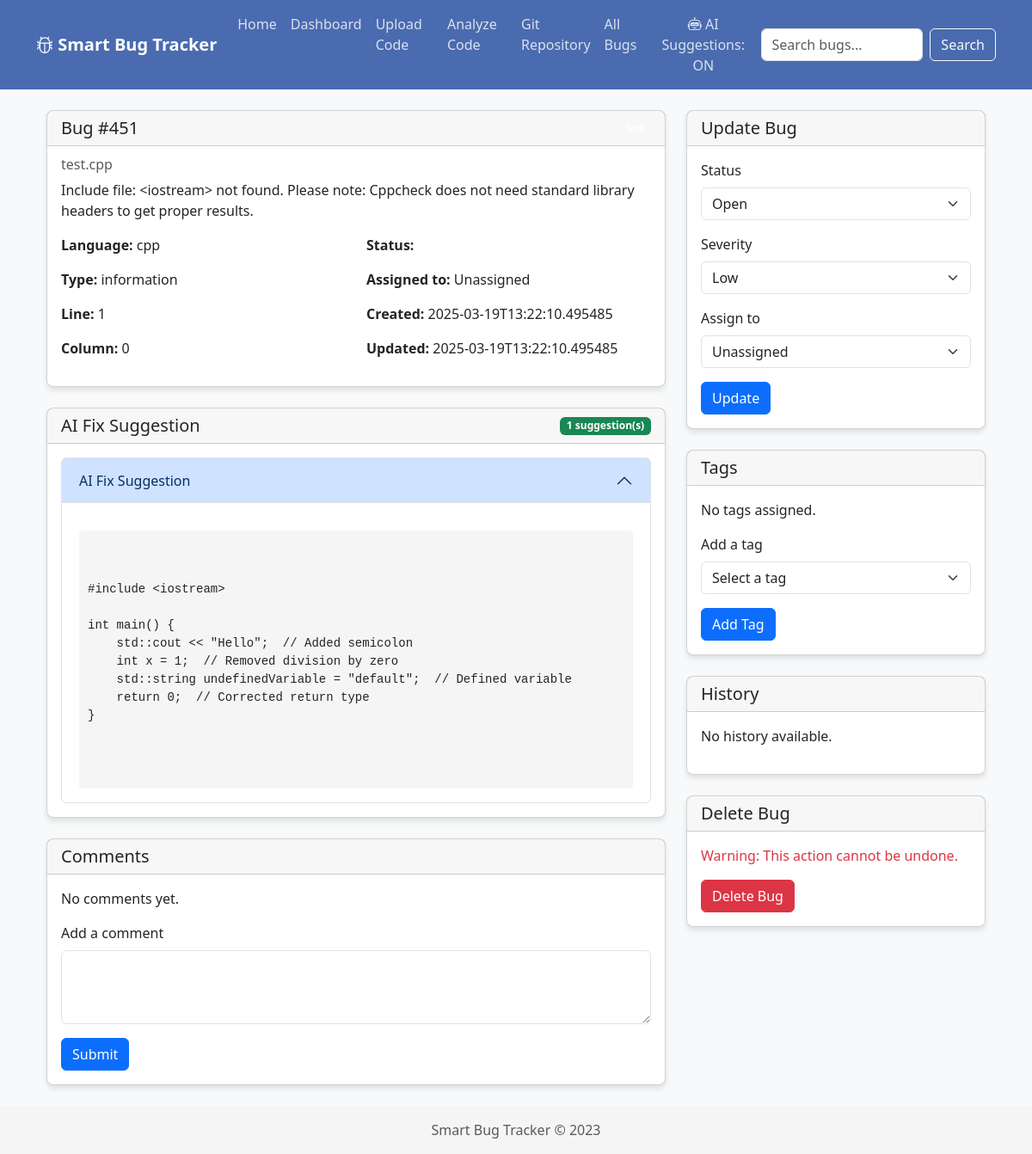
The page /bug/451 on the database its author committed.
### tables this page shows
CREATE TABLE bugs (
  id INTEGER PRIMARY KEY AUTOINCREMENT,
  file_path TEXT NOT NULL,
  language TEXT NOT NULL,
  line_number INTEGER NOT NULL,
  column_number INTEGER NOT NULL,
  message TEXT NOT NULL,
  type TEXT NOT NULL,
  severity TEXT NOT NULL,
  status TEXT NOT NULL DEFAULT 'open',
  assigned_to INTEGER,
  created_at TEXT NOT NULL,
  updated_at TEXT NOT NULL,
  FOREIGN KEY (assigned_to) REFERENCES users (id)
);

CREATE TABLE suggested_fixes (
    id INTEGER PRIMARY KEY AUTOINCREMENT,
    bug_id INTEGER NOT NULL,
    language TEXT,
    suggestion TEXT NOT NULL,
    code_example TEXT,
    FOREIGN KEY (bug_id) REFERENCES bugs (id)
);

### app.py (the view, shortened to what this page needs)
@app.route('/bug/<int:bug_id>')
def bug_detail(bug_id):
    conn = get_db_connection()
    bug = conn.execute(
        'SELECT bugs.*, users.username as assigned_to_name FROM bugs LEFT JOIN users ON bugs.assigned_to = users.id WHERE bugs.id = ?',
        (bug_id,)
    ).fetchone()
    if not bug:
        flash('Bug not found')
        return redirect(url_for('bugs_list'))
    fixes = conn.execute(
        'SELECT * FROM suggested_fixes WHERE bug_id = ?',
        (bug_id,)
    ).fetchall()
    comments = conn.execute(
        'SELECT bug_comments.*, users.username FROM bug_comments JOIN users ON bug_comments.user_id = users.id WHERE bug_id = ? ORDER BY created_at',
        (bug_id,)
    ).fetchall()
    history = conn.execute(
        'SELECT bug_history.*, users.username FROM bug_history LEFT JOIN users ON bug_history.user_id = users.id WHERE bug_id = ? ORDER BY created_at DESC',
        (bug_id,)
    ).fetchall()
    tags = conn.execute(
        'SELECT tags.* FROM tags JOIN bug_tags ON tags.id = bug_tags.tag_id WHERE bug_tags.bug_id = ?',
        (bug_id,)
    ).fetchall()
    all_tags = conn.execute('SELECT * FROM tags ORDER BY name').fetchall()
    users = conn.execute('SELECT * FROM users ORDER BY username').fetchall()
    conn.close()
    return render_template(
        'bug_detail.html',
        bug=bug,
        fixes=fixes,
        comments=comments,
        history=history,
        tags=tags,
        all_tags=all_tags,
        users=users
    )

### templates/bug_detail.html (shortened to what this page needs)
{% extends "layout.html" %}
{% block content %}
<div class="container mt-4">
    <div class="row">
        <div class="col-md-8">
            <div class="card mb-4">
                <div class="card-header d-flex justify-content-between align-items-center">
                    <h5 class="mb-0">Bug #{{ bug.id }}</h5>
                    <span class="badge bg-{{ bug.severity }}">{{ bug.severity }}</span>
                </div>
                <div class="card-body">
                    <h6 class="card-subtitle mb-2 text-muted">{{ bug.file_path }}</h6>
                    <p class="card-text">{{ bug.message }}</p>
                    <div class="row">
                        <div class="col-md-6">
                            <p><strong>Language:</strong> {{ bug.language }}</p>
                            <p><strong>Type:</strong> {{ bug.type }}</p>
                            <p><strong>Line:</strong> {{ bug.line_number }}</p>
                            <p><strong>Column:</strong> {{ bug.column_number }}</p>
                        </div>
                        <div class="col-md-6">
                            <p><strong>Status:</strong> <span class="badge bg-{{ bug.status }}">{{ bug.status }}</span></p>
                            <p><strong>Assigned to:</strong> {{ bug.assigned_to_name or 'Unassigned' }}</p>
                            <p><strong>Created:</strong> {{ bug.created_at }}</p>
                            <p><strong>Updated:</strong> {{ bug.updated_at }}</p>
                        </div>
                    </div>
                </div>
            </div>
            <div class="card mb-4">
                <div class="card-header d-flex justify-content-between align-items-center">
                    <h5 class="mb-0">AI Fix Suggestion</h5>
                    {% set specific_fixes = fixes|selectattr('bug_id', 'equalto', bug.id)|list %}
                    {% if specific_fixes %}
                        <span class="badge bg-success">{{ specific_fixes|length }} suggestion(s)</span>
                    {% else %}
                        <span class="badge bg-secondary">No suggestions</span>
                    {% endif %}
                </div>
                <div class="card-body">
                    {% set specific_fixes = fixes|selectattr('bug_id', 'equalto', bug.id)|list %}
                    {% if specific_fixes %}
                        <div class="accordion" id="fixesAccordion">
                            {% for fix in specific_fixes %}
                                <div class="accordion-item">
                                    <h2 class="accordion-header" id="heading{{ fix.id }}">
                                        <button class="accordion-button {% if loop.index > 1 %}collapsed{% endif %}" type="button" data-bs-toggle="collapse" data-bs-target="#collapse{{ fix.id }}" aria-expanded="{% if loop.index == 1 %}true{% else %}false{% endif %}" aria-controls="collapse{{ fix.id }}">
                                            AI Fix Suggestion
                                        </button>
                                    </h2>
                                    <div id="collapse{{ fix.id }}" class="accordion-collapse collapse {% if loop.index == 1 %}show{% endif %}" aria-labelledby="heading{{ fix.id }}" data-bs-parent="#fixesAccordion">
                                        <div class="accordion-body">
                                            {% if fix.code_example %}
                                                <div class="code-block">
                                                    <pre><code class="language-{{ bug.language }}">{{ fix.code_example }}</code></pre>
                                                </div>
                                            {% endif %}
                                        </div>
                                    </div>
                                </div>
                            {% endfor %}
                        </div>
                    {% else %}
                        <p>No AI fix suggestions available for this specific bug.</p>
                    {% endif %}
                </div>
            </div>
            <div class="card mb-4">
                <div class="card-header">
                    <h5 class="mb-0">Comments</h5>
                </div>
                <div class="card-body">
                    {% if comments %}
                        <div class="comments-list">
                            {% for comment in comments %}
                                <div class="comment mb-3">
                                    <div class="d-flex">
                                        <div class="comment-avatar me-2">
                                            <div class="avatar-placeholder">{{ comment.username[0] }}</div>
                                        </div>
                                        <div class="comment-content">
                                            <div class="comment-header">
                                                <span class="comment-author">{{ comment.username }}</span>
                                                <span class="comment-date text-muted">{{ comment.created_at }}</span>
                                            </div>
                                            <div class="comment-body">
                                                {{ comment.comment|nl2br|safe }}
                                            </div>
                                        </div>
                                    </div>
                                </div>
                            {% endfor %}
                        </div>
                    {% else %}
                        <p>No comments yet.</p>
                    {% endif %}
                    <form action="{{ url_for('add_comment', bug_id=bug.id) }}" method="post" class="mt-3">
                        <div class="mb-3">
                            <label for="comment" class="form-label">Add a comment</label>
                            <textarea class="form-control" id="comment" name="comment" rows="3" required></textarea>
                        </div>
                        <button type="submit" class="btn btn-primary">Submit</button>
                    </form>
                </div>
            </div>
        </div>
        <div class="col-md-4">
            <div class="card mb-4">
                <div class="card-header">
                    <h5 class="mb-0">Update Bug</h5>
                </div>
                <div class="card-body">
                    <form action="{{ url_for('update_bug', bug_id=bug.id) }}" method="post">
                        <div class="mb-3">
                            <label for="status" class="form-label">Status</label>
                            <select class="form-select" id="status" name="status">
                                <option value="open" {% if bug.status == 'open' %}selected{% endif %}>Open</option>
                            </select>
                        </div>
                        <div class="mb-3">
                            <label for="severity" class="form-label">Severity</label>
                            <select class="form-select" id="severity" name="severity">
                                <option value="low" {% if bug.severity == 'low' %}selected{% endif %}>Low</option>
                            </select>
                        </div>
                        <div class="mb-3">
                            <label for="assigned_to" class="form-label">Assign to</label>
                            <select class="form-select" id="assigned_to" name="assigned_to">
                                <option value="none">Unassigned</option>
                            </select>
                        </div>
                        <button type="submit" class="btn btn-primary">Update</button>
                    </form>
                </div>
            </div>
            <div class="card mb-4">
                <div class="card-header">
                    <h5 class="mb-0">Tags</h5>
                </div>
                <div class="card-body">
                    <div class="tags-list mb-3">
                        {% if tags %}
                            {% for tag in tags %}
                                <div class="tag-item" style="background-color: {{ tag.color }};">
                                    {{ tag.name }}
                                    <form action="{{ url_for('remove_tag', bug_id=bug.id, tag_id=tag.id) }}" method="post" class="d-inline">
                                        <button type="submit" class="btn-close btn-close-white tag-remove" aria-label="Remove"></button>
                                    </form>
                                </div>
                            {% endfor %}
                        {% else %}
                            <p>No tags assigned.</p>
                        {% endif %}
                    </div>
                    <form action="{{ url_for('add_tag', bug_id=bug.id) }}" method="post">
                        <div class="mb-3">
                            <label for="tag_id" class="form-label">Add a tag</label>
                            <select class="form-select" id="tag_id" name="tag_id" required>
                                <option value="">Select a tag</option>
                            </select>
                        </div>
                        <button type="submit" class="btn btn-primary">Add Tag</button>
                    </form>
                </div>
            </div>
            <div class="card mb-4">
                <div class="card-header">
                    <h5 class="mb-0">History</h5>
                </div>
                <div class="card-body">
                    {% if history %}
                        <div class="history-list">
                            {% for entry in history %}
                                <div class="history-item">
                                    <div class="history-header">
                                        <span class="history-user">{{ entry.username or 'System' }}</span>
                                        <span class="history-date text-muted">{{ entry.created_at }}</span>
                                    </div>
                                    <div class="history-content">
                                        Changed <strong>{{ entry.field_changed }}</strong>
                                        {% if entry.old_value %}
                                            from <span class="history-old">{{ entry.old_value }}</span>
                                        {% endif %}
                                        {% if entry.new_value %}
                                            to <span class="history-new">{{ entry.new_value }}</span>
                                        {% endif %}
                                    </div>
                                </div>
                            {% endfor %}
                        </div>
                    {% else %}
                        <p>No history available.</p>
                    {% endif %}
                </div>
            </div>
            <div class="card mb-4">
                <div class="card-header">
                    <h5 class="mb-0">Delete Bug</h5>
                </div>
                <div class="card-body">
                    <p class="text-danger">Warning: This action cannot be undone.</p>
                    <form action="{{ url_for('delete_bug', bug_id=bug.id) }}" method="post" onsubmit="return confirm('Are you sure you want to delete this bug? This action cannot be undone.');">
                        <button type="submit" class="btn btn-danger">Delete Bug</button>
                    </form>
                </div>
            </div>
        </div>
    </div>
</div>
{% endblock %}

### templates/layout.html (shortened to what this page needs)
<!DOCTYPE html>
<html lang="en">
<head>
    <link rel="stylesheet" href="https://cdn.jsdelivr.net/npm/bootstrap@5.3.0/dist/css/bootstrap.min.css">
    <link rel="stylesheet" href="https://cdn.jsdelivr.net/npm/bootstrap-icons@1.11.0/font/bootstrap-icons.css">
</head>
<body>
    <nav class="navbar navbar-expand-lg navbar-dark mb-4">
        <div class="container">
            <a class="navbar-brand" href="/">
                <i class="bi bi-bug"></i> Smart Bug Tracker
            </a>
            <div class="collapse navbar-collapse" id="navbarNav">
                <ul class="navbar-nav me-auto">
                    <li class="nav-item">
                        <a class="nav-link" href="/">Home</a>
                    </li>
                    <li class="nav-item">
                        <a class="nav-link" href="/dashboard">Dashboard</a>
                    </li>
                    <li class="nav-item">
                        <a class="nav-link" href="/upload">Upload Code</a>
                    </li>
                    <li class="nav-item">
                        <a class="nav-link" href="/analyze-code">Analyze Code</a>
                    </li>
                    <li class="nav-item">
                        <a class="nav-link" href="/git-repo">Git Repository</a>
                    </li>
                    <li class="nav-item">
                        <a class="nav-link" href="/bugs">All Bugs</a>
                    </li>
                <li class="nav-item">
                    <form action="{{ url_for('toggle_ai_suggestions') }}" method="post" class="d-inline">
                        <button type="submit" class="btn btn-link nav-link">
                            {% if config['ENABLE_AI_SUGGESTIONS'] %}
                                <i class="bi bi-robot"></i> AI Suggestions: ON
                            {% else %}
                                <i class="bi bi-robot"></i> AI Suggestions: OFF
                            {% endif %}
                        </button>
                    </form>
                </li>
                </ul>
                <form class="d-flex" action="/search" method="get">
                    <input class="form-control me-2" type="search" placeholder="Search bugs..." name="q" aria-label="Search">
                    <button class="btn btn-outline-light" type="submit">Search</button>
                </form>
            </div>
        </div>
    </nav>
    <div class="container">
        {% block content %}{% endblock %}
    </div>
    <footer class="footer mt-auto py-3">
        <div class="container">
            <span class="text-muted">Smart Bug Tracker &copy; 2023</span>
        </div>
    </footer>
</body>
</html>

### rows shown on the page
bugs: id "451", file_path "test.cpp", message "Include file: <iostream> not found. Please note: Cppcheck does not need standard library headers to get proper results.", language "cpp", type "information", line_number "1", column_number "0", created_at "2025-03-19T13:22:10.495485", updated_at "2025-03-19T13:22:10.495485", status "Open", severity "Low"
suggested_fixes: code_example "#include <iostream> int main() { std::cout << \"Hello\"; // Added semicolon int x = 1; // Removed division by zero std::string undefinedVariable = \"default\"; // Defined variable return 0; // Corrected return type }"

### other values the page prints
{{ bug.assigned_to_name or 'Unassigned' }} "Unassigned"
{{ specific_fixes|length }} "1"
